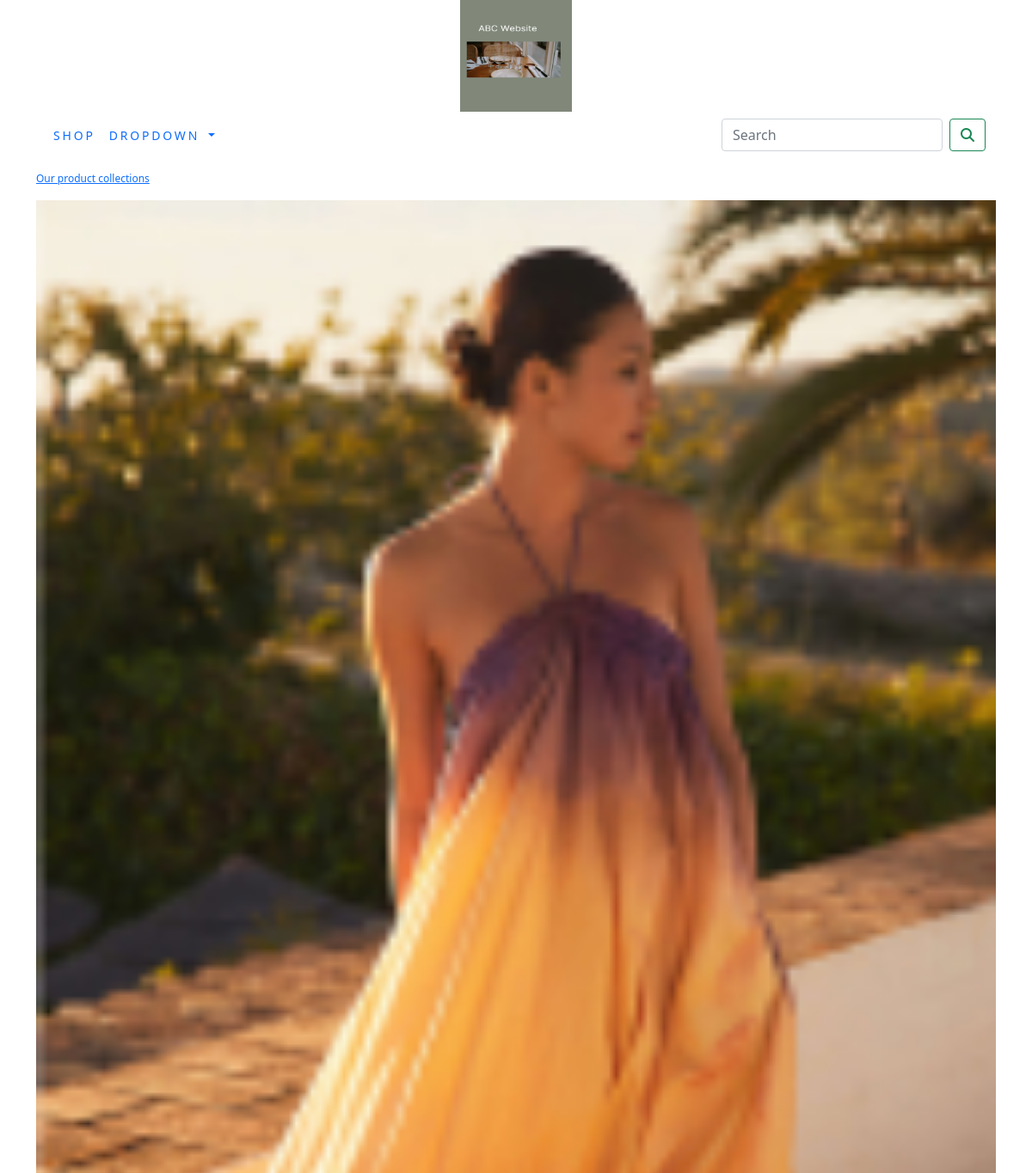
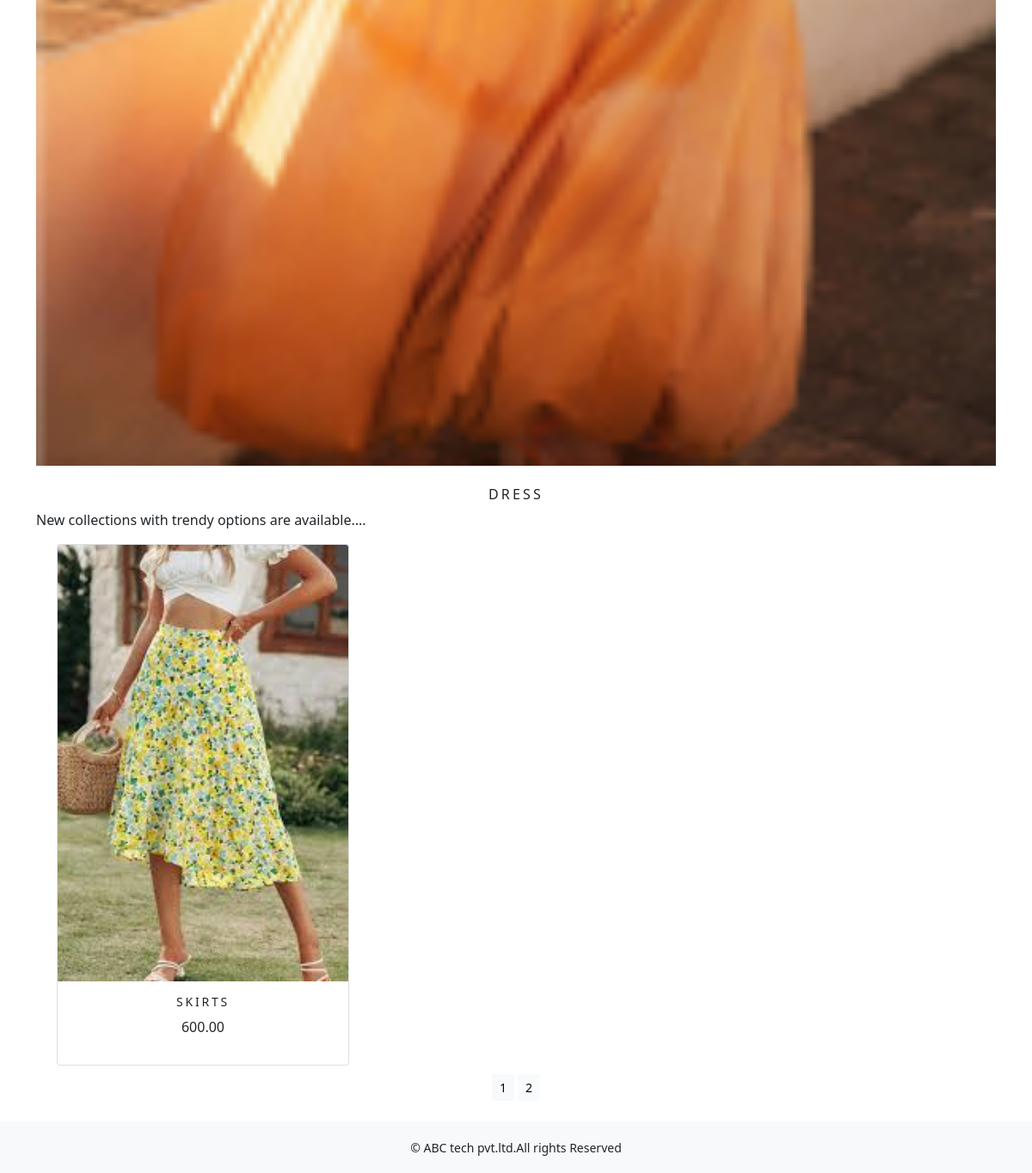
/shop/dress/?page=2, run on the app's committed database (2 pictures, top to bottom).
### shop/models.py (models this page shows, shortened)
class Category(models.Model):
    name = models.CharField(max_length=250,unique=True)
    slug = models.SlugField(max_length=250,unique=True)
    description = models.TextField(blank=True)
    image = models.ImageField(upload_to='category',blank=True)
    def get_url(self):
        return reverse('shop:products_by_category', args=[self.slug])
    class Meta:
        ordering = ('name',)
        verbose_name = 'category'
        verbose_name_plural = 'categories'

class Product(models.Model):
    name = models.CharField(max_length=250, unique=True)
    slug = models.SlugField(max_length=250, unique=True)
    description = models.TextField(blank=True)
    price=models.DecimalField(max_digits=10,decimal_places=2)
    category=models.ForeignKey(Category, on_delete=models.CASCADE)
    image=models.ImageField(upload_to='product',blank=True)
    stock=models.IntegerField()
    available=models.BooleanField(default=True)
    created=models.DateTimeField(auto_now_add=True)
    updated=models.DateTimeField(auto_now=True)
    def get_url(self):
        return reverse('shop:prodCatdetail', args=[self.category.slug,self.slug])
    class Meta:
        ordering = ('name',)
        verbose_name = 'product'
        verbose_name_plural = 'products'

### shop/views.py (the view)
# urls.py: path('', views.allProdCat, name='allProdCat'),
def allProdCat(request,c_slug=None):
    c_page = None
    products_list = None
    if c_slug != None:
        c_page = get_object_or_404(Category, slug=c_slug)
        products_list = Product.objects.all().filter(category=c_page, available=True)
    else:
        products_list = Product.objects.all().filter(available=True)
    paginator = Paginator(products_list, 6)
    try:
        page = int(request.GET.get('page', '1'))
    except:
        page = 1
    try:
        products = paginator.page(page)
    except(EmptyPage,InvalidPage):
        products = paginator.page(paginator.num_pages)
    return render(request,'category.html',{'category':c_page,'products':products})

### cart/context_processors.py (called while the page is built)
def counter(request):
    item_count =0
    if 'admin' in request.path:
        return{}
    else:
        try:
            cart = Cart.objects.filter(cart_id=_cart_id(request))
            cart_items = CartItem.objects.all().filter(cart=cart[:1])
            for cart_item in cart_items:
                item_count += cart_item.quantity
        except Cart.DoesNotExist:
            item_count =0
    return dict(item_count=item_count)

### cart/views.py (called while the page is built)
def _cart_id(request):
    cart = request.session.session_key
    if not cart:
        cart = request.session.create()
    return cart

### shop/context_processors.py (called while the page is built)
def menu_links(request):
    links=Category.objects.all()
    return dict(links=links)

### template/category.html (shortened to what this page needs)
{% extends 'base.html' %}
{% load static %}
{% block content %}
{% if category %}
<div>
    <div class="row my_row_class">
        <div class="mx-auto">
        <p><a href="{% url 'shop:allProdCat' %}">Our product collections</a></p>
        </div>
    </div>
</div>
{% endif %}
<div class="mx-auto">
    {% if category %}
    <img class="my_image" src="{{category.image.url}}" alt="{{category.name}}">
</div>
<br>
<div>
    <h1 class="text-center my_title">{{category.name}}</h1>
    <p class="text-justify">{{category.description}}</p>
</div>
{% endif %}
<div class="container">
    <div class="row mx-auto">
    {% for product in products.object_list %}
    <div class="my_bottom_margin col-9 cd-sm-12 col-md-4 xol-lg-4">
        <div class="card text-center" style="min-width:18rem;">
            <a href="{{product.get_url}}"><img class="card-img-top my-image" src="{{product.image.url}}" alt="{{product.name}}"></a>
            <div class="card-body">
                <h4>{{product.name}}</h4>
                <p>{{product.price}}</p>
            </div>
        </div>
    </div>
    {% endfor %}
    </div>
    <div class="mx-auto">
        {% if products.paginator.num_pages > 1 %}
        <div class="text-center">
            {% for pg in products.paginator.page_range %}
            <a href="?page={{pg}}" class="btn btn-light btn-sm {% if products.number == pg %}active{% endif %}">{{pg}}</a>
            {% endfor %}
        </div>
    {% endif %}
    </div>
    <br>
</div>
{% endblock %}

### static/css/custom.css (style rules this page uses)
body { font-family: 'Oswald', sans-serif; }
.my_row_class { padding-top:15px; }
.my_row_class .mx-auto { color:#000; font-size:12px; }
.my_image { width:100%; height:auto; }
.my_title { font-size:16px; text-transform:uppercase; letter-spacing:.2em; }
.my_bottom_margin { margin-bottom:10px; }
.card-body h4 { font-size:14px; text-transform:uppercase; letter-spacing:.2em }

### data on the page
Category: image (picture), name "DRESS", description "New collections with trendy options are available...."
Product: image (picture), name "SKIRTS", price "600.00"

### other printed values
{{ pg }} "1" "2"
